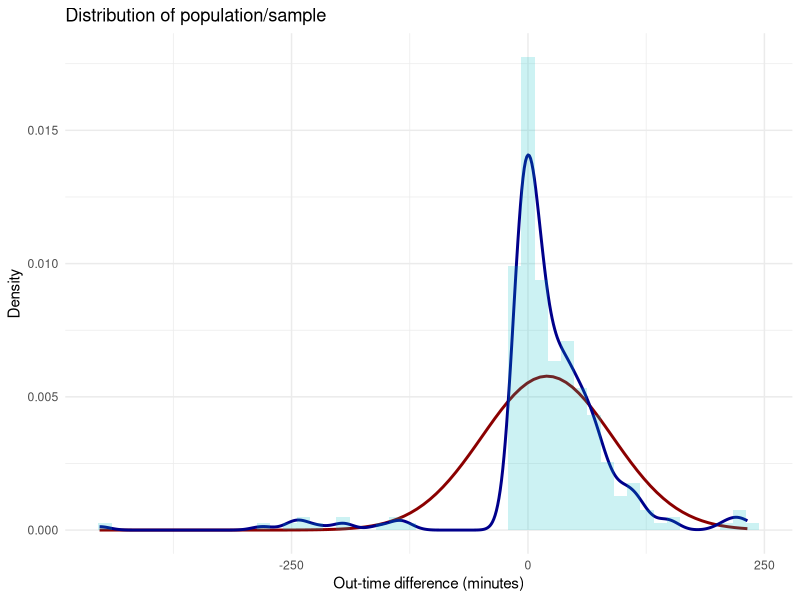
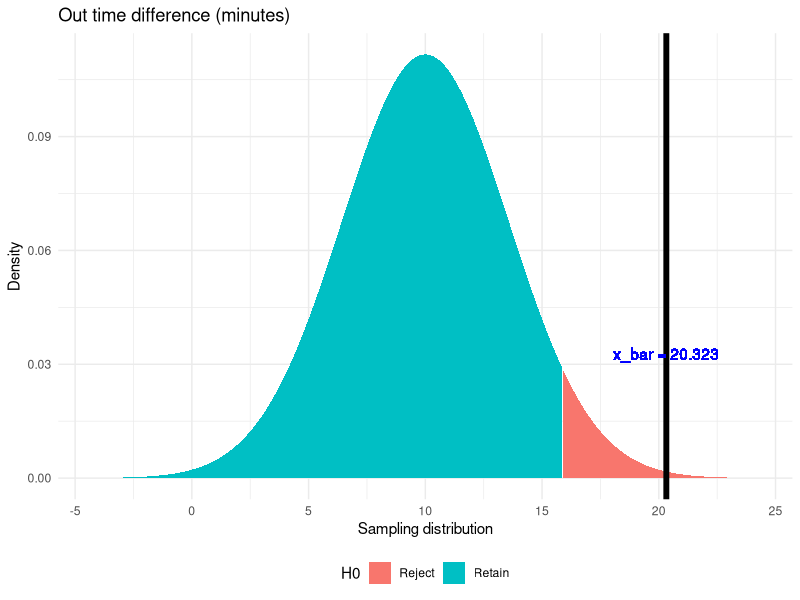
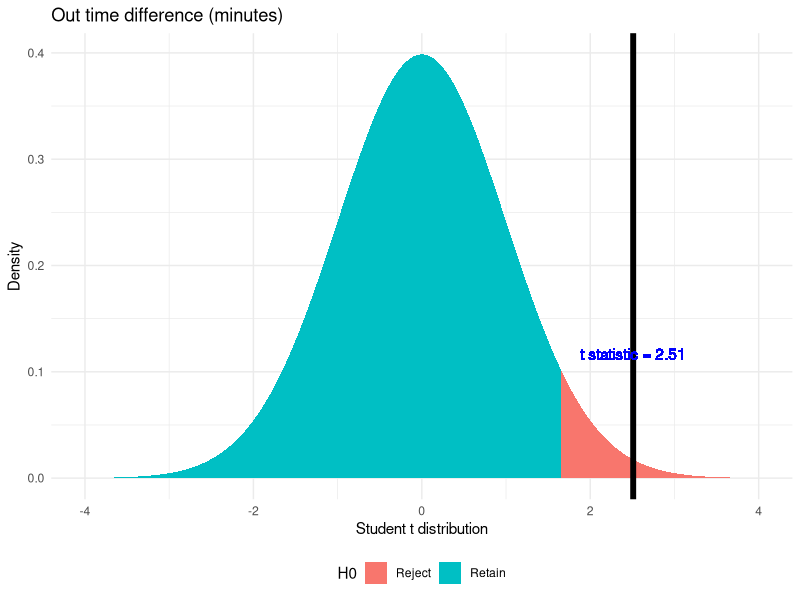

These figures' R source, in order:
## ---- chunk 1
knitr::opts_chunk$set(message = FALSE, warning = FALSE)
library(dplyr)
library(lubridate)
library(ggplot2)
library(MASS)
set.seed(0512)
## ---- chunk 2
setwd('C:\\Users\\Achyuthuni\\Desktop\\attendance/EDA')
attendance <- read.csv("Attendance_Detail.csv")
## ---- chunk 3
attendance <- attendance %>% 
  filter(Was.at.Work) %>% 
  mutate(in.time.dmy.hm = dmy_hm(paste(Attendance.Date, In.Time)),
         out.time.dmy.hm = dmy_hm(paste(Attendance.Date, Last.Out.Time)),
         post.midnight = (out.time.dmy.hm - in.time.dmy.hm < 0))
attendance$Attendance.Date <- dmy(attendance$Attendance.Date)
attendance$out.time.dmy.hm[attendance$post.midnight] <- attendance$out.time.dmy.hm[attendance$post.midnight] + days(1)
attendance <- attendance %>% mutate(hours.worked = out.time.dmy.hm - in.time.dmy.hm)
attendance$policy.in.time <- 'char'
msu.intime <- attendance$Attendance.Date > dmy('4/8/2017') & attendance$Attendance.Date <= dmy('17/12/2017')
walmart.intime <- attendance$Attendance.Date > dmy('17/12/2017') & attendance$Attendance.Date <= dmy('30/4/2018')
walmart.buffer.intime <- attendance$Attendance.Date > dmy('30/4/2018') & attendance$Attendance.Date <= dmy('8/6/2018')
walmart.daylight.savings.intime <- attendance$Attendance.Date >= dmy('11/6/2018')
attendance$policy.in.time[msu.intime] <- '1:00 PM'
attendance$policy.in.time[walmart.buffer.intime] <- '1:30 PM'
attendance$policy.in.time[walmart.intime] <- '1:15 PM'
attendance$policy.in.time[walmart.daylight.savings.intime] <- '12:00 PM'
attendance <- attendance %>% 
  mutate(policy.in.time.dmy.hm = ymd_hm(paste(Attendance.Date, policy.in.time))) %>% 
  mutate(policy.out.time.dmy.hm = policy.in.time.dmy.hm + hours(9)) %>% 
  mutate(diff.in.time = difftime(policy.in.time.dmy.hm, in.time.dmy.hm, units = 'mins'),
         diff.out.time = difftime(out.time.dmy.hm, policy.out.time.dmy.hm, units = 'mins'))
## ---- chunk 4
ggplot(attendance,aes(x = as.numeric(diff.out.time))) +
  stat_function(fun = dnorm, color="darkred",  size = 1,
                args = list(mean = mean(as.numeric(attendance$diff.out.time)),
                                         sd = sd(as.numeric(attendance$diff.out.time)) )) +
  geom_density(aes(y=..density..), color="darkblue",  size = 1)+
  geom_histogram(aes(y=..density..), bins = 50, fill = "#00BFC4", alpha = 0.2) +
  labs(x = 'Out-time difference (minutes)', y='Density', title = 'Distribution of population/sample') +
  theme_minimal()
## ---- chunk 5
x_bar <-  mean(attendance$diff.out.time)
cat('x_bar = ', x_bar)
## ---- chunk 6
# Functions used for z-test

z.test.pop = function(data_list, pop.mean, pop.sd, alternative){
  # Function for finding z and p value
  z.score <- (mean(data_list)-pop.mean)/(pop.sd/sqrt(length(data_list)))
  
  is.left <- if_else(alternative %in% c('two.tailed', 'less'),TRUE,if_else(alternative == 'greater', FALSE, NA))
  one.tail.p <- pnorm(z.score,lower.tail = is.left)
  cat("z-value is: ",z.score,"\n")
  cat("p value is:", one.tail.p,"\n")
}
plot_z_hypothesis <- function(data_list, pop.mean=0, pop.sd=1, alternative = 'two.sided', alpha = 0.05,
                              label = 'Sampling distribution',title = 'z-test'){
  # Finding population mean
  x_bar <- mean(data_list)
  n <- length(data_list)
  
  # Creating a sample normal distribution
  range <- seq(pop.mean - 4*pop.sd/sqrt(n), pop.mean + 4*pop.sd/sqrt(n), by = (pop.sd/sqrt(n))*0.001)
  norm.dist <- data.frame(range = range, dist = dnorm(x = range, mean = pop.mean, sd = pop.sd/sqrt(n))) %>% 
    dplyr::mutate(H0 = case_when(alternative == 'two.sided' ~ if_else((range <= qnorm(p = 1-alpha/2,
                                                                                      mean = pop.mean,
                                                                                      sd = pop.sd/sqrt(n),
                                                                                      lower.tail = TRUE)) & 
                                                                        (range >= qnorm(p = 1-alpha/2, 
                                                                                        mean = pop.mean, 
                                                                                        sd = pop.sd/sqrt(n), 
                                                                                        lower.tail = FALSE)),
                                                                      'Retain', 'Reject'),
                                         alternative == 'greater' ~ if_else(range <= qnorm(p = 1-alpha, 
                                                                                           mean = pop.mean, 
                                                                                           sd = pop.sd/sqrt(n), 
                                                                                           lower.tail = TRUE),
                                                                            'Retain', 'Reject'),
                                         alternative == 'less' ~ if_else(range >= qnorm(p = 1-alpha, 
                                                                                        mean = pop.mean, 
                                                                                        sd = pop.sd/sqrt(n), 
                                                                                        lower.tail = FALSE),
                                                                         'Retain', 'Reject')))
  # Plotting sampling distribution and x_bar value with cutoff
  ggplot(data = norm.dist, aes(x = range,y = dist)) +
    geom_area(aes(fill = H0)) +
    scale_color_manual(drop = TRUE, values = c('Retain' = "#00BFC4", 'Reject' = "#F8766D"), aesthetics = 'fill') +
    geom_vline(xintercept = x_bar, size = 2) +
    geom_text(aes(x = x_bar, label = paste0('x_bar = ', round(x_bar,3)), y = mean(dist)), colour="blue", vjust = 1.2) +
    labs(x = label, y='Density',  title = title) +
    theme_minimal()+theme(legend.position="bottom")
}
## ---- chunk 7
z.test.pop(data_list = attendance$diff.out.time, pop.mean = 10, pop.sd = 60, alternative = 'greater')
plot_z_hypothesis(data_list = attendance$diff.out.time, pop.mean = 10, pop.sd = 60, alternative = 'greater',
                  title = 'Out time difference (minutes)')
## ---- chunk 8
cat('sd = ', sd(attendance$diff.out.time),'\n')
## ---- chunk 9
# Functions used for t-test

t.plot <- function(pop.mean=0, alternative = 'two.sided', alpha = 0.05, t.score, df,
                              label = 'Student t distribution',title = 't-test'){
  # Creating a sample normal distribution
  range <- seq(pop.mean - 4, pop.mean + 4, by = 0.001)
  t.dist <- data.frame(range = range, dist = dt(x = range, ncp = pop.mean, df = df)) %>% 
    dplyr::mutate(H0 = case_when(alternative == 'two.sided' ~ if_else((range <= qt(p = 1-alpha/2,
                                                                                      ncp = pop.mean,
                                                                                      df = df,
                                                                                      lower.tail = TRUE)) & 
                                                                        (range >= qt(p = 1-alpha/2, 
                                                                                        ncp = pop.mean, 
                                                                                        df = df,
                                                                                        lower.tail = FALSE)),
                                                                      'Retain', 'Reject'),
                                         alternative == 'greater' ~ if_else(range <= qt(p = 1-alpha, 
                                                                                           ncp = pop.mean, 
                                                                                           df = df,
                                                                                           lower.tail = TRUE),
                                                                            'Retain', 'Reject'),
                                         alternative == 'less' ~ if_else(range >= qt(p = 1-alpha, 
                                                                                        ncp = pop.mean, 
                                                                                        df = df, 
                                                                                        lower.tail = FALSE),
                                                                         'Retain', 'Reject')))
  # Plotting sampling distribution and x_bar value with cutoff
  ggplot(data = t.dist, aes(x = range,y = dist)) +
    geom_area(aes(fill = H0)) +
    scale_color_manual(drop = TRUE, values = c('Retain' = "#00BFC4", 'Reject' = "#F8766D"), aesthetics = 'fill') +
    geom_vline(xintercept = t.score, size = 2) +
    geom_text(aes(x = t.score, label = paste0('t statistic = ', round(t.score,3)), y = mean(dist)), colour="blue", vjust = 1.2) +
    labs(x = label, y='Density',  title = title) +
    theme_minimal()+theme(legend.position="bottom")
}
## ---- chunk 10
t_soln <- t.test(attendance$diff.out.time,mu = 10, alternative = 'greater')
t.plot(t.score = t_soln$statistic, df = t_soln$parameter, alternative = 'greater',
                  title = 'Out time difference (minutes)')
print(t_soln)
